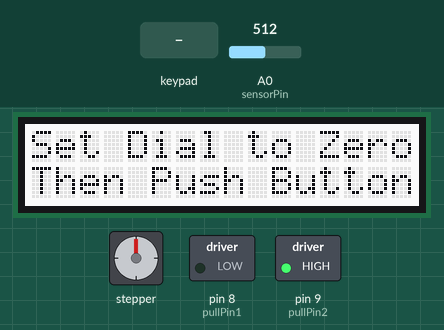
Recording of a sketch running on a simulated Arduino Uno, built with avr-gcc and run on an emulated ATmega328P. Shown: 16×2 character LCD, stepper motor, switched loads named in the sketch (green lamp = pin HIGH). Inputs (shaded band) come from the test bench; at power-on: A0 (sensorPin) = 512. Stepper angles assume 200 steps per turn; what the sketch prints to the serial monitor is not drawn.

Above: at 0.8 s.
0.9 s: key 'U' pressed
At 2.6 s:
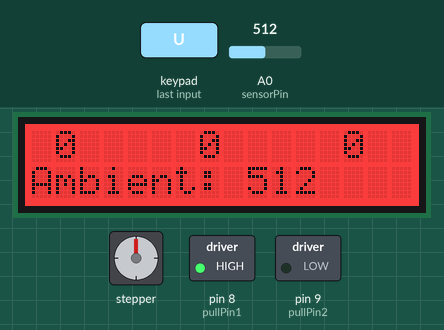
At 3.5 s:
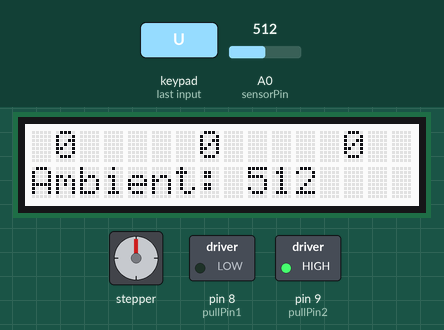
9.5 s: key 'D' pressed
At 13.2 s:
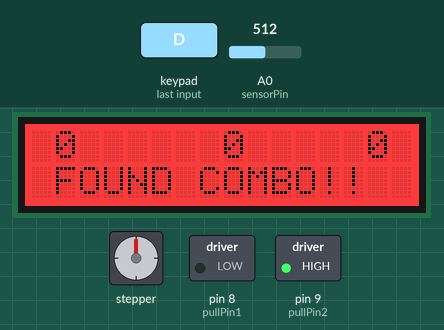
Timing chart, 0 to 14.7 s (numbered marks = the images above; inputs shaded):
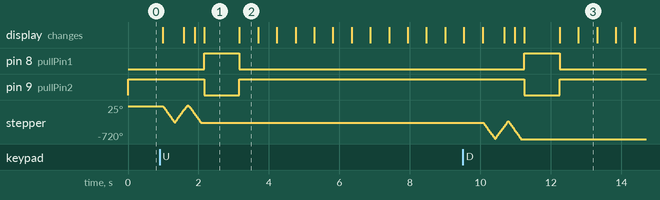

The sketch:

ComboLock.ino
```cpp
#include<SoftwareSerial.h>

#include <Wire.h>

#include <Adafruit_MotorShield.h>
#include "utility/Adafruit_PWMServoDriver.h"

#include <Adafruit_MCP23017.h>
#include <Adafruit_RGBLCDShield.h>

Adafruit_MotorShield AFMS = Adafruit_MotorShield();
Adafruit_StepperMotor *Motor = AFMS.getStepper(200, 1);

Adafruit_RGBLCDShield lcd = Adafruit_RGBLCDShield();

const int sensorPin = 0;
const int pullPin1 = 8;
const int pullPin2 = 9;
int currentPosition = 0;
int sensorState = 0;
float colorNum = 0.0;
int backlightColor;
int triggerValue;
int sensorThreshold = 250;
int backlash = 15; //steps
int offset;
int ambientLight;

int startNum1 = 0;
int startNum2 = 0;
int startNum3 = 0;
boolean startState = 0;

#define RED 0x1
#define YELLOW 0x3
#define GREEN 0x2
#define TEAL 0x6
#define BLUE 0x4
#define VIOLET 0x5
#define WHITE 0x7

//----------------------------------------------
void setup(){
  pinMode(pullPin1, OUTPUT);
  pinMode(pullPin2, OUTPUT);
  digitalWrite(pullPin1, LOW);
  digitalWrite(pullPin2, HIGH);

  AFMS.begin();
  Motor->setSpeed(200);

  Serial.begin(9600);

  lcd.begin(16, 2);
  lcd.setBacklight(WHITE);

  while(!lcd.readButtons()){

    lcd.setCursor(0,0);
    lcd.print("Set Dial to Zero");
    lcd.setCursor(0,1);
    lcd.print("Then Push Button");

    Serial.println("Send any keys to start setting start combo");

    boolean Done = 0;

    if(Serial.available()){
      String command = Serial.readString();
      startState = 1;

      Serial.print("First Number: ");
      while(Done == 0){
        if(Serial.available()){
          delay(100);
          startNum1 = Serial.parseInt();
          Serial.println(startNum1);
          Done = 1;
        }
      }

      Serial.print("Second Number: ");
      Done = 0;
      while(Done == 0){
        if(Serial.available()){
          delay(100);
          startNum2 = Serial.parseInt();
          Serial.println(startNum2);
          Done = 1;
        }
      }

      Serial.print("Third Number: ");
      Done = 0;
      while(Done == 0){
        delay(100);
        if(Serial.available()){
          startNum3 = Serial.parseInt();
          Serial.println(startNum3);
          Done = 1;
        }
      }
    }
  }
}
//----------------------------------------------
void pull(){
  digitalWrite(pullPin1, HIGH);
  digitalWrite(pullPin2, LOW);
  lcd.setBacklight(RED);
  delay(1000);
  int sensor = analogRead(sensorPin);
  if(sensor > sensorThreshold){
    triggerValue = sensor;
    sensorState = 1;
  }
  digitalWrite(pullPin1, LOW);
  digitalWrite(pullPin2, HIGH);
  lcd.setBacklight(WHITE);
  delay(500);
}
//----------------------------------------------
float ExtractDecimalPart(float Value) {
  Value = Value / 5;
  int IntegerPart = (int)(Value);
  float DecimalPart = round((Value - IntegerPart)*5); //10000 b/c my float values always have exactly 4 decimal places
  //Serial.print("DecimalPart "); Serial.println(DecimalPart);
  return(DecimalPart);
}
//----------------------------------------------
int changeColor(float Num){
  int NumInt;
  int Color;

  NumInt = (int) ExtractDecimalPart(Num) + 2;
  //Serial.print("NumInt"); Serial.print(NumInt); Serial.println();

  switch (NumInt) {
    case 1:
      Color = RED;
      break;
    case 2:
      Color = GREEN;
      break;
    case 3:
      Color = YELLOW;
      break;
    case 4:
      Color = BLUE;
      break;
    case 5:
      Color = VIOLET;
      break;
    case 6:
      Color = TEAL;
      break;
    default:
      Color = WHITE;
  }

  //Serial.print("Color "); Serial.println(Color);
  return(Color);
}
//----------------------------------------------
void tryCombo(int N1, int N2, int N3){
  int stepsToMove = currentPosition*5 + 400;
  lcd.clear();
  lcd.print("Trying New Combo");
  //*****Motor->step(stepsToMove+offset, BACKWARD, DOUBLE); //Back to zero + 2 revs
  lcd.clear();
  currentPosition = 0;

  //Serial.print("colorNum"); Serial.println(colorNum);
  if(colorNum != 0){backlightColor = changeColor(colorNum);}
  else if (colorNum == 0){backlightColor = WHITE;}
  colorNum++;
  //Serial.print("backlightColor"); Serial.println(backlightColor); Serial.println();
  lcd.setBacklight(backlightColor);

  Serial.print(N1); Serial.print("  ");

  ambientLight = analogRead(0);
  lcd.setCursor(0,1);
  lcd.print("Ambient: "); lcd.print(ambientLight);
  lcd.setCursor(0,0);
  //if(currentPosition!=N1){
  stepsToMove = 200-N1*5;                          // move to first number
  lcd.print(" "); lcd.print(N1); lcd.print("     ");
  Motor->step(stepsToMove, BACKWARD, DOUBLE);
  currentPosition = N1;
  //}
  Serial.print(N2); Serial.print("  ");
  //

  //if(currentPosition!=N2){
  if(N2 > N1){stepsToMove = 200 + ((N2-N1)*5);}    // move to second number
  if(N2 < N1){stepsToMove = 200 + (200-(N1*5)) + (N2*5);}
  lcd.print(N2); lcd.print("     ");

  Motor->step(stepsToMove+backlash, FORWARD, DOUBLE);
  currentPosition = N2;
  //}
  Serial.print(N3); Serial.println("  ");

  //if(currentPosition!=N3){             // move to third number
  stepsToMove = (N2*5) + (200 - (N3*5));
  lcd.print(N3); lcd.print("     ");

  Motor->step(stepsToMove+backlash, BACKWARD, DOUBLE);
  currentPosition = N3;
  //}
  //Serial.println("");
  delay(100);
}
//----------------------------------------------
void loop(){
  int num1 = 0;
  int num2 = 0;
  int num3 = 0;

  for(num1 = 0; num1 <40; num1++){
    for(num2 = 0; num2 <40; num2++){
      for(num3 = 0; num3 <40; num3++){
        if(startState == 1){
          num1 = startNum1;
          num2 = startNum2;
          num3 = startNum3;
          startState = 0;
        }
        tryCombo(num1, num2, num3);
        pull();
        if(sensorState == 1){break;}
      }
      if(sensorState == 1){break;}
    }
    if(sensorState == 1){break;}
  }
  while(sensorState == 1){
    Serial.println("Done");
    for(int i = 1; i <= 6; i++){
      lcd.setBacklight(i);
      lcd.clear();
      lcd.setCursor(0,0);
      lcd.print(" "); lcd.print(num1); lcd.print("     ");
      lcd.print(" "); lcd.print(num2); lcd.print("     ");
      lcd.print(num3);
      lcd.setCursor(0,1);
      lcd.print(" FOUND COMBO!! ");
      lcd.setCursor(0,1);
      delay(500);
      lcd.clear();
      lcd.print(" "); lcd.print(num1); lcd.print("     ");
      lcd.print(" "); lcd.print(num2); lcd.print("     ");
      lcd.print(num3);
      lcd.setCursor(0,1);
      lcd.print("Trigger: "); lcd.print(triggerValue);
      delay(500);
      while(lcd.readButtons()){
        startNum1 = num1;
        startNum2 = num2;
        startNum3 = num3;
        sensorState = 0;
        startState = 1;
        offset = num1*5;
        break;
      }
    }
  }
}
```

Measured:
- after the input at 0.9 s, pin 8 (pullPin1): LOW → HIGH after 1.3 s, → LOW 1.0 s later; pin 9 (pullPin2): HIGH → LOW after 1.3 s, → HIGH 1.0 s later; stepper: turns 355° counter-clockwise in 0.35 s, then 380° clockwise in 0.35 s, then 385° counter-clockwise in 0.34 s; the display: first changes after 0.08 s (image 1 shows a later state)
- after the input at 9.5 s, pin 8 (pullPin1): LOW → HIGH after 1.7 s, → LOW 1.0 s later; pin 9 (pullPin2): HIGH → LOW after 1.7 s, → HIGH 1.0 s later
- what the display in image 1 shows lasts 1.0 s, from 2.2 s to 3.2 s
- what the display in image 2 shows lasts 0.5 s, from 3.2 s to 3.7 s
